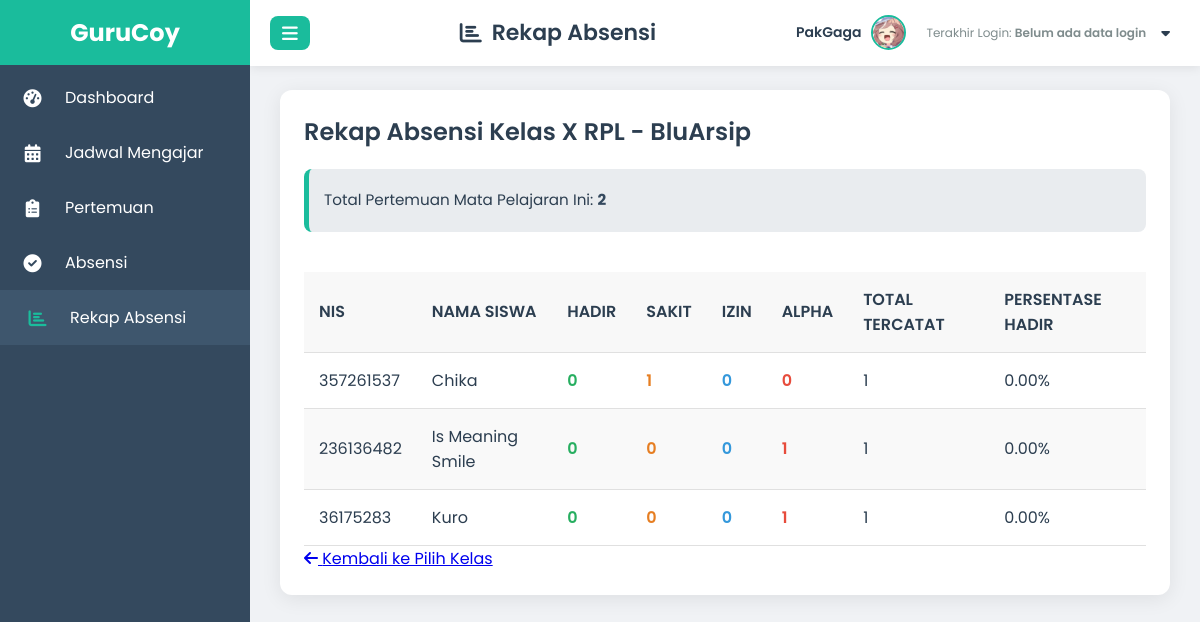
Screenshot of /guru/rekap_absensi_kelas.php?class_id=5&mapel_id=1 (signed in) with the database file from the repository.
### tables this page shows
CREATE TABLE `guru` (
  `id` int(11) NOT NULL,
  `nip` varchar(30) DEFAULT NULL,
  `name` varchar(100) DEFAULT NULL,
  `gender` enum('laki-laki','Perempuan') DEFAULT NULL,
  `email` varchar(100) DEFAULT NULL,
  `pass` varchar(255) DEFAULT NULL,
  `dob` date DEFAULT NULL,
  `no_hp` varchar(20) DEFAULT NULL,
  `photo` varchar(100) NOT NULL,
  `alamat` text DEFAULT NULL,
  `mapel` varchar(100) DEFAULT NULL,
  `admission_date` timestamp NOT NULL DEFAULT current_timestamp()
);

CREATE TABLE `class` (
  `id` int(11) NOT NULL,
  `nama_kelas` varchar(50) NOT NULL,
  `teacher_id` int(11) NOT NULL,
  `photo` varchar(255) NOT NULL,
  `tahun_ajaran` varchar(20) NOT NULL,
  `deskripsi` text NOT NULL,
  `id_tahun_akademik` int(11) DEFAULT NULL
);

CREATE TABLE `mapel` (
  `id` int(11) NOT NULL,
  `nama_mapel` varchar(100) NOT NULL,
  `photo` varchar(255) DEFAULT NULL,
  `kurikulum` varchar(50) NOT NULL
);

CREATE TABLE `siswa` (
  `id` int(11) NOT NULL,
  `NIS` int(11) NOT NULL,
  `name` varchar(50) NOT NULL,
  `gender` enum('laki-laki','perempuan') NOT NULL,
  `dob` date NOT NULL,
  `photo` varchar(40) DEFAULT NULL,
  `no_hp` int(10) UNSIGNED NOT NULL,
  `email` varchar(50) DEFAULT NULL,
  `pass` varchar(255) DEFAULT NULL,
  `alamat` varchar(50) DEFAULT NULL,
  `admission_date` datetime NOT NULL,
  `class_id` int(11) DEFAULT NULL
);

### guru/rekap_absensi_kelas.php (the view, shortened to what this page needs)
<?php
$guru_id = $_SESSION['guru_id'];
$guru_name = $_SESSION['guru_name'] ?? 'Guru';
$last_login = $_SESSION['last_login'] ?? 'Belum ada data login';
require '../koneksi.php';
$class_id = $_GET['class_id'] ?? null;
$mapel_id = $_GET['mapel_id'] ?? null;
$stmt_info = $pdo->prepare("
    SELECT c.nama_kelas, m.nama_mapel
    FROM class AS c, mapel AS m
    WHERE c.id = ? AND m.id = ?
");
$stmt_info->execute([$class_id, $mapel_id]);
$info = $stmt_info->fetch(PDO::FETCH_ASSOC);
$nama_kelas = $info['nama_kelas'] ?? 'N/A';
$nama_mapel = $info['nama_mapel'] ?? 'N/A';
$stmt_total_meetings = $pdo->prepare("
    SELECT COUNT(p.id) AS total_meetings
    FROM pertemuan AS p
    JOIN jadwal AS j ON p.id_jadwal = j.id
    WHERE j.class_id = ? AND j.id_mapel = ?
");
$stmt_total_meetings->execute([$class_id, $mapel_id]);
$total_available_meetings = $stmt_total_meetings->fetch(PDO::FETCH_ASSOC)['total_meetings'] ?? 0;
$query_rekap = "
    SELECT
        s.id AS siswa_id,
        s.NIS,
        s.name AS nama_siswa,
        COUNT(CASE WHEN a.status = 'Hadir' THEN 1 END) AS count_hadir,
        COUNT(CASE WHEN a.status = 'Sakit' THEN 1 END) AS count_sakit,
        COUNT(CASE WHEN a.status = 'Izin' THEN 1 END) AS count_izin,
        COUNT(CASE WHEN a.status = 'Alpha' THEN 1 END) AS count_alpha,
        COUNT(a.id) AS total_absensi_tercatat_siswa -- Jumlah absensi yang tercatat untuk siswa ini di mapel ini
    FROM
        siswa AS s
    LEFT JOIN
        absensi AS a ON s.id = a.id_siswa
    LEFT JOIN
        pertemuan AS p ON a.id_pertemuan = p.id
    LEFT JOIN
        jadwal AS j ON p.id_jadwal = j.id
    WHERE
        s.class_id = ? AND j.id_mapel = ?
    GROUP BY
        s.id, s.NIS, s.name
    ORDER BY
        s.name ASC;
";
$stmt_rekap = $pdo->prepare($query_rekap);
$stmt_rekap->execute([$class_id, $mapel_id]);
$rekap_absensi_siswa = $stmt_rekap->fetchAll(PDO::FETCH_ASSOC);
$stmt_all_students_in_class = $pdo->prepare("SELECT id, NIS, name FROM siswa WHERE class_id = ? ORDER BY name ASC");
$stmt_all_students_in_class->execute([$class_id]);
$all_students_in_class = $stmt_all_students_in_class->fetchAll(PDO::FETCH_ASSOC);
$final_rekap_data = [];
$rekap_indexed_by_siswa_id = [];
foreach ($rekap_absensi_siswa as $row) {
    $rekap_indexed_by_siswa_id[$row['siswa_id']] = $row;
}
foreach ($all_students_in_class as $student) {
    $siswa_id_current = $student['id'];
    if (isset($rekap_indexed_by_siswa_id[$siswa_id_current])) {
        $final_rekap_data[] = $rekap_indexed_by_siswa_id[$siswa_id_current];
    }
}
$guru_photo = '';
if (!empty($guru_id)) {
    $stmt_guru_photo = $pdo->prepare("SELECT photo FROM guru WHERE id = ?");
    $stmt_guru_photo->execute([$guru_id]);
    $result = $stmt_guru_photo->fetch(PDO::FETCH_ASSOC);
    if ($result) {
        $guru_photo = htmlspecialchars($result['photo']);
    }
}
?>
<!DOCTYPE html>
<html lang="id">
<head>
    <link href="https://cdnjs.cloudflare.com/ajax/libs/font-awesome/6.0.0-beta3/css/all.min.css" rel="stylesheet">
</head>
<body>
    <div class="sidebar" id="sidebar">
        <div class="logo">GuruCoy</div>
        <nav>
            <a href="dashboard_guru.php">
                <i class="fas fa-tachometer-alt"></i>
                <span>Dashboard</span>
            </a>
            <a href="jadwal_guru.php">
                <i class="fas fa-calendar-alt"></i>
                <span>Jadwal Mengajar</span>
            </a>
            <a href="pertemuan_guru.php">
                <i class="fas fa-clipboard-list"></i>
                <span>Pertemuan</span>
            </a>
            <a href="absensi_guru.php">
                <i class="fas fa-check-circle"></i>
                <span>Absensi</span>
            </a>
            <a href="rekap_absensi_guru.php" class="active">
                <i class="fas fa-chart-bar"></i>
                <span>Rekap Absensi</span>
            </a>
        </nav>
    </div>
    <div class="header" id="header">
        <button class="toggle-btn" onclick="toggleSidebar()">
            <i class="fas fa-bars"></i>
        </button>
        <h1><i class="fas fa-chart-bar"></i> Rekap Absensi</h1>
        <div class="user-info" id="userInfoDropdown">
            <span id="guruName"><?php echo htmlspecialchars($guru_name); ?></span>
            <?php
            $guru_photo_src_header = !empty($guru_photo) ? '../uploads/guru/' . htmlspecialchars($guru_photo) : 'https://placehold.co/40x40/cccccc/000000?text=GR';
            ?>
            <img src="<?php echo $guru_photo_src_header; ?>" alt="User Avatar"
                loading="lazy"
                onerror="this.onerror=null;this.src='https://placehold.co/40x40/cccccc/333333?text=GR';"
            >
            <div class="last-login">Terakhir Login: <span id="lastLogin"><?php echo htmlspecialchars($last_login); ?></span></div>
            <i class="fas fa-caret-down"></i>
        </div>
    </div>
    <div class="content" id="mainContent">
        <div class="card">
            <h2>Rekap Absensi Kelas <?php echo htmlspecialchars($nama_kelas); ?> - <?php echo htmlspecialchars($nama_mapel); ?></h2>
            <div class="info-header">
                <p>Total Pertemuan Mata Pelajaran Ini: <strong><?php echo htmlspecialchars($total_available_meetings); ?></strong></p>
            </div>
            <?php if (empty($final_rekap_data)): ?>
                <div class="info-header">
                    <p>Tidak ada siswa di kelas ini atau tidak ada data absensi yang tercatat untuk mata pelajaran ini.</p>
                </div>
            <?php else: ?>
                <div class="table-responsive">
                    <table class="data-table">
                        <thead>
                            <tr>
                                <th>NIS</th>
                                <th>Nama Siswa</th>
                                <th>Hadir</th>
                                <th>Sakit</th>
                                <th>Izin</th>
                                <th>Alpha</th>
                                <th>Total Tercatat</th>
                                <th>Persentase Hadir</th>
                            </tr>
                        </thead>
                        <tbody>
                            <?php foreach ($final_rekap_data as $siswa_rekap): ?>
                                <?php
                                    $persentase_hadir = 0;
                                    if ($total_available_meetings > 0) {
                                        $persentase_hadir = ($siswa_rekap['count_hadir'] / $total_available_meetings) * 100;
                                    }
                                ?>
                                <tr>
                                    <td><?php echo htmlspecialchars($siswa_rekap['NIS']); ?></td>
                                    <td><?php echo htmlspecialchars($siswa_rekap['nama_siswa']); ?></td>
                                    <td class="status-hadir-count"><?php echo htmlspecialchars($siswa_rekap['count_hadir']); ?></td>
                                    <td class="status-sakit-count"><?php echo htmlspecialchars($siswa_rekap['count_sakit']); ?></td>
                                    <td class="status-izin-count"><?php echo htmlspecialchars($siswa_rekap['count_izin']); ?></td>
                                    <td class="status-alpha-count"><?php echo htmlspecialchars($siswa_rekap['count_alpha']); ?></td>
                                    <td><?php echo htmlspecialchars($siswa_rekap['total_absensi_tercatat_siswa']); ?></td>
                                    <td><?php echo number_format($persentase_hadir, 2); ?>%</td>
                                </tr>
                            <?php endforeach; ?>
                        </tbody>
                    </table>
                </div>
            <?php endif; ?>
            <a href="rekap_absensi_guru.php" class="back-link" style="margin-top: 20px;">
                <i class="fas fa-arrow-left"></i> Kembali ke Pilih Kelas
            </a>
        </div>
    </div>
</body>
</html>

### guru/rekap_absensi_kelas.php (style rules this page uses)
:root { --primary-color: #1abc9c; --secondary-color: #34495e; --background-color: #f0f2f5; --card-background: #ffffff; --text-color: #2c3e50; --light-text-color: #7f8c8d; --border-color: #e0e0e0; --shadow-color: rgba(0, 0, 0, 0.08); --sidebar-width: 250px; --sidebar-collapsed-width: 70px; }
* { box-sizing: border-box; margin: 0; padding: 0; }
body { font-family: 'Poppins', sans-serif; background-color: var(--background-color); display: flex; min-height: 100vh; color: var(--text-color); overflow-x: hidden; }
.sidebar { width: var(--sidebar-width); background-color: var(--secondary-color); position: fixed; top: 0; left: 0; height: 100%; transition: width 0.3s ease; z-index: 1000; padding-top: 70px; overflow: hidden; }
.sidebar .logo { color: #fff; font-size: 24px; font-weight: 700; text-align: center; padding: 15px 0; position: absolute; top: 0; left: 0; width: 100%; background: var(--primary-color); }
.sidebar nav a { display: flex; align-items: center; padding: 15px 20px; color: #fff; text-decoration: none; transition: background-color 0.2s ease, padding-left 0.2s ease; }
.sidebar nav a i { width: 25px; text-align: center; margin-right: 20px; font-size: 18px; }
.sidebar nav a:hover, .sidebar nav a.active { background-color: #3e566d; padding-left: 25px; }
.sidebar nav a.active i { color: var(--primary-color); }
.header { height: 65.5px; background-color: var(--card-background); box-shadow: 0 2px 10px var(--shadow-color); display: flex; align-items: center; padding: 0 20px; position: fixed; top: 0; left: var(--sidebar-width); width: calc(100% - var(--sidebar-width)); z-index: 999; transition: left 0.3s ease, width 0.3s ease; justify-content: space-between; }
.header h1 { font-size: 22px; font-weight: 600; margin: 0; display: flex; align-items: center; }
.header h1 i { margin-right: 10px; }
.user-info { position: relative; display: flex; align-items: center; gap: 10px; font-size: 14px; color: var(--text-color); cursor: pointer; padding: 5px 10px; border-radius: 8px; transition: background-color 0.2s ease; }
.user-info img { width: 35px; height: 35px; border-radius: 50%; object-fit: cover; border: 2px solid var(--primary-color); }
.user-info span { font-weight: 600; }
.user-info .last-login { color: var(--light-text-color); font-size: 12px; margin-left: 10px; }
.user-info i.fa-caret-down { margin-left: 5px; }
.content { flex-grow: 1; padding: 90px 30px 30px 30px; margin-left: var(--sidebar-width); transition: margin-left 0.3s ease; max-width: 100%; }
.toggle-btn { background-color: var(--primary-color); color: white; border: none; padding: 8px 12px; border-radius: 8px; cursor: pointer; font-size: 18px; display: flex; align-items: center; margin-right: 20px; transition: background-color 0.3s; }
.card { background: var(--card-background); border-radius: 12px; padding: 24px; box-shadow: 0 4px 20px var(--shadow-color); margin-bottom: 25px; max-width: 1200px; margin-left: auto; margin-right: auto; }
.card h2 { margin-bottom: 20px; font-size: 24px; font-weight: 600; color: var(--text-color); }
.info-header { background: #e9ecef; padding: 15px; border-radius: 8px; margin-bottom: 25px; border-left: 5px solid var(--primary-color); color: var(--text-color); font-size: 0.95em; }
.info-header p { margin: 5px 0; line-height: 1.5; }
.info-header strong { color: var(--secondary-color); }
.table-responsive { width: 100%; overflow-x: auto; }
.data-table { width: 100%; border-collapse: collapse; margin-top: 15px; }
.data-table th, .data-table td { padding: 15px; text-align: left; border-bottom: 1px solid var(--border-color); }
.data-table th { background-color: #f8f8f8; font-weight: 600; color: var(--text-color); text-transform: uppercase; }
.data-table tbody tr:nth-child(even) { background-color: #f9f9f9; }
.status-hadir-count { color: #27ae60; font-weight: 600; }
.status-sakit-count { color: #e67e22; font-weight: 600; }
.status-izin-count { color: #3498db; font-weight: 600; }
.status-alpha-count { color: #e74c3c; font-weight: 600; }

### rows the page displays
guru: photo (picture)
class: nama_kelas "X RPL", mapel.nama_mapel "BluArsip"
siswa: NIS "357261537", name "Chika", count_hadir "0", count_sakit "1", count_izin "0", count_alpha "0", total_absensi_tercatat_siswa "1", persentase_hadir "0.00"
siswa: NIS "236136482", name "Is Meaning Smile", count_hadir "0", count_sakit "0", count_izin "0", count_alpha "1", total_absensi_tercatat_siswa "1", persentase_hadir "0.00"
siswa: NIS "36175283", name "Kuro", count_hadir "0", count_sakit "0", count_izin "0", count_alpha "1", total_absensi_tercatat_siswa "1", persentase_hadir "0.00"

### other values shown
$total_available_meetings "2"
